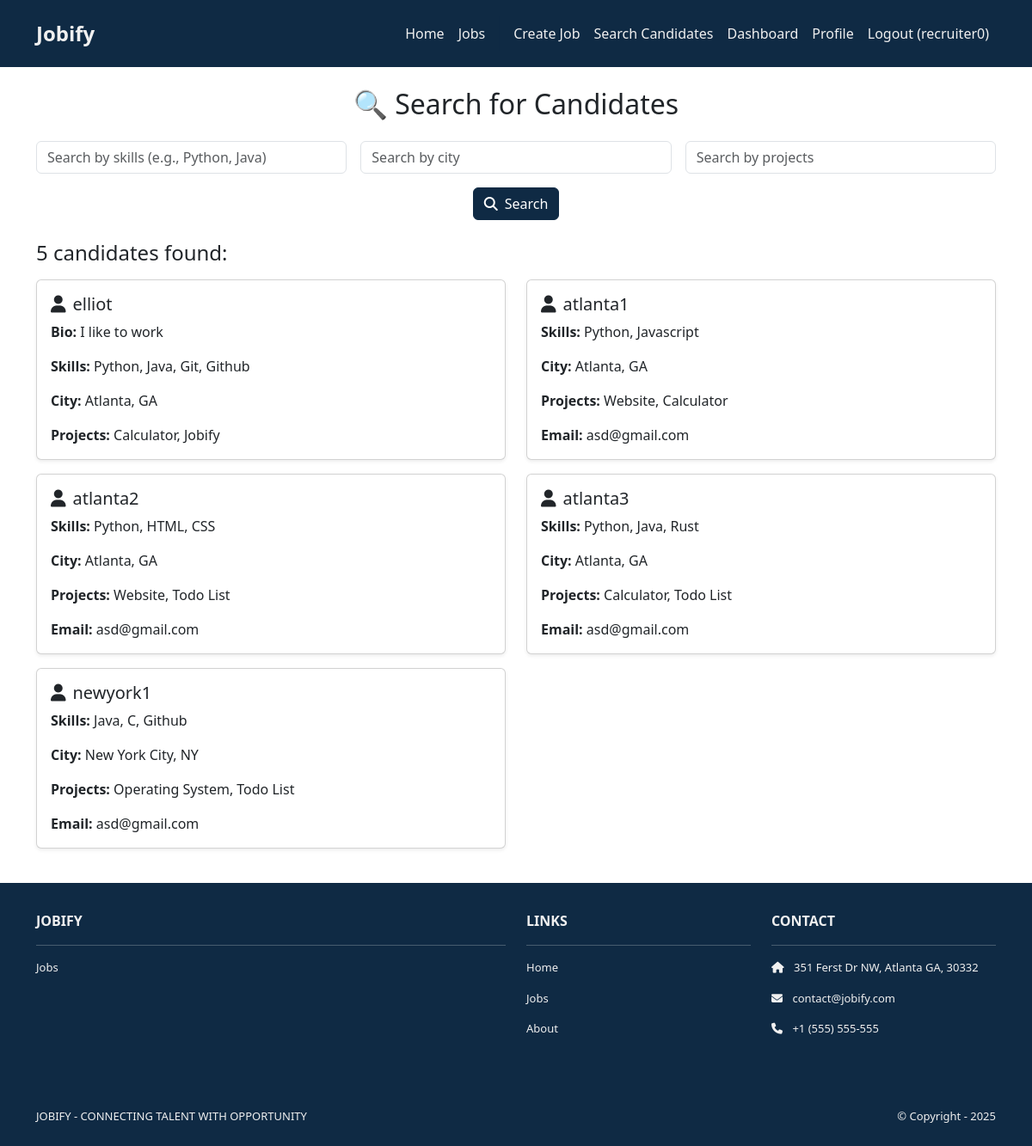
The page /accounts/search-candidates/ (signed in) on the database as committed earlier.
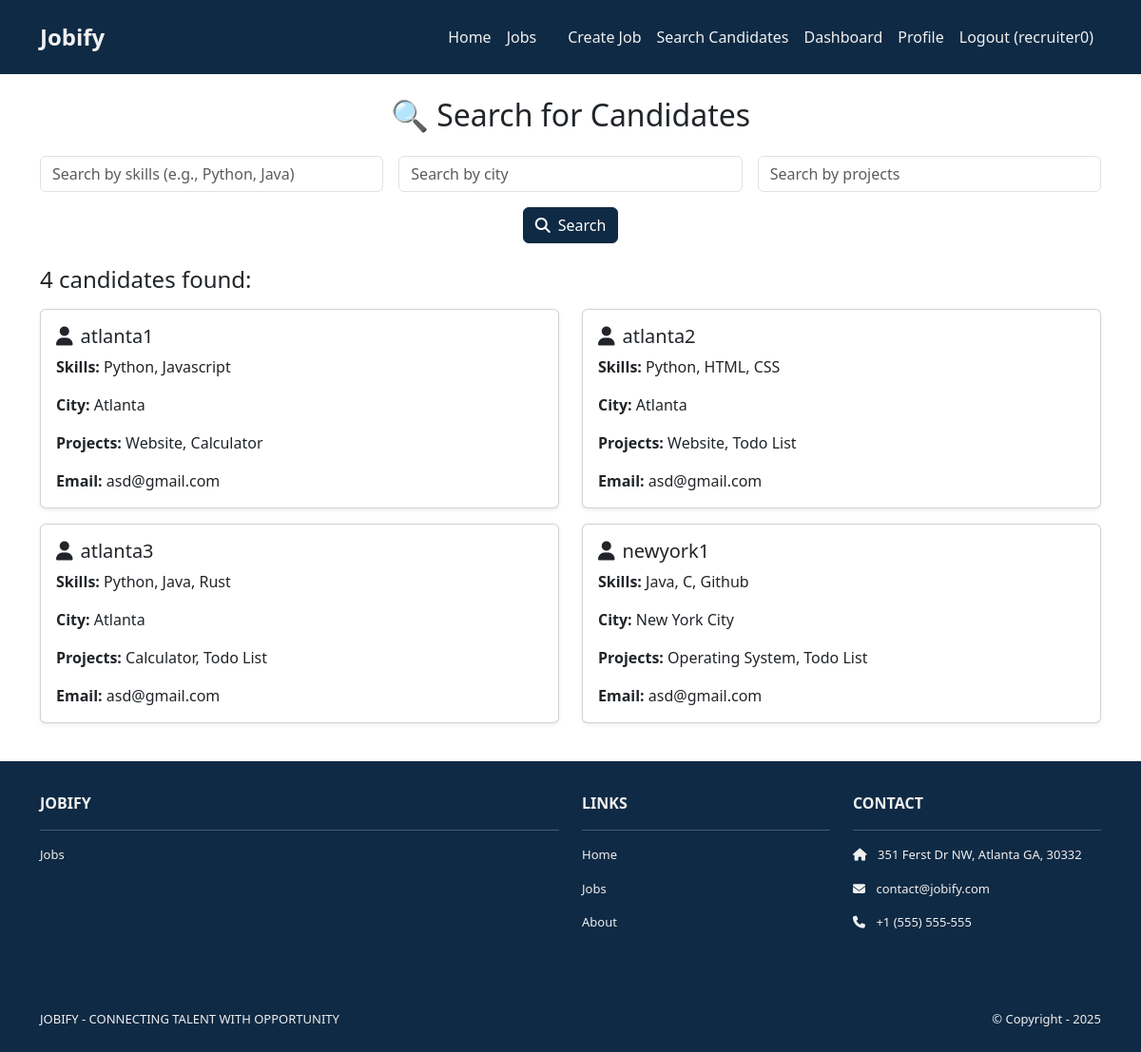
The same page on the database as committed later.
### accounts/models.py (models this page shows, shortened)
class UserProfile(models.Model):
    USER_TYPE_CHOICES = [
        ('user', 'Job Seeker'),
        ('recruiter', 'Recruiter'),
    ]
    PRIVACY_CHOICES = [
        ('public', 'Public - Visible to all recruiters'),
        ('private', 'Private - Only visible to you'),
    ]
    user = models.OneToOneField(User, on_delete=models.CASCADE, related_name='profile')
    user_type = models.CharField(
        max_length=10,
        choices=USER_TYPE_CHOICES,
        default='user',
        help_text="Account type - cannot be changed after signup"
    )
    email = models.EmailField(
        blank=True,
        null=True,
        help_text="Your contact email address"
    )
    bio = models.TextField(blank=True, null=True, help_text="Tell us about yourself")
    experience = models.TextField(blank=True, null=True, help_text="Your work experience")
    education = models.TextField(blank=True, null=True, help_text="Your education background")
    skills = models.TextField(blank=True, null=True, help_text="Your skills (comma-separated)")
    projects = models.TextField(blank=True, null=True, help_text="List of notable projects or portfolio work (comma-separated)")
    profile_privacy = models.CharField(max_length=10, choices=PRIVACY_CHOICES, default='private')
    allow_recruiters_to_contact = models.BooleanField(default=False, help_text="Allow recruiters to contact you")
    email_host = models.CharField(max_length=255, default='smtp.gmail.com', blank=True)
    email_port = models.IntegerField(default=587, blank=True)
    email_use_tls = models.BooleanField(default=True)
    email_host_user = models.EmailField(blank=True, null=True, help_text="Gmail address for sending emails")
    email_host_password = models.CharField(max_length=255, blank=True, null=True, help_text="Gmail App Password")
    email_configured = models.BooleanField(default=False, help_text="Gmail is configured for sending emails")
    city = models.CharField(max_length=255, blank=True, null=True, help_text="city for geolocation")
    latitude = models.FloatField(blank=True, null=True)
    longitude = models.FloatField(blank=True, null=True)
    created_at = models.DateTimeField(auto_now_add=True)
    updated_at = models.DateTimeField(auto_now=True)

### accounts/views.py (the view)
# urls.py: path("search-candidates/", views.search_candidates, name="search_candidates"),
@login_required
def search_candidates(request):
    if not hasattr(request.user, 'profile') or request.user.profile.user_type != 'recruiter':
        messages.error(request, "You must be a recruiter to access this page.")
        return redirect('home.index')
    skill = request.GET.get('skill', '')
    city = request.GET.get('city', '')
    project = request.GET.get('project', '')
    print("DEBUG:", skill, city, project)  # 👈 Add this line
    candidates = UserProfile.objects.filter(user_type='user', profile_privacy='public')
    if skill:
        candidates = candidates.filter(skills__icontains=skill)
    if city:
        candidates = candidates.filter(city__icontains=city)
    if project:
        candidates = candidates.filter(projects__icontains=project)
    print("RESULT COUNT:", candidates.count())  # 👈 Add this line too
    context = {
        'template_data': {
            'title': 'Search Candidates',
            'candidates': candidates,
            'skill': skill,
            'city': city,
            'project': project,
        }
    }
    return render(request, 'accounts/search_candidates.html', context)

### accounts/templates/accounts/search_candidates.html (shortened to what this page needs)
{% extends 'base.html' %}
{% block content %}
<div class="container py-4">
  <h2 class="text-center mb-4">🔍 Search for Candidates</h2>
  <form method="get" class="mb-4">
    <div class="row g-3">
      <div class="col-md-4">
        <input
          type="text"
          name="skill"
          class="form-control"
          placeholder="Search by skills (e.g., Python, Java)"
          value="{{ template_data.skill }}">
      </div>
      <div class="col-md-4">
        <input
          type="text"
          name="city"
          class="form-control"
          placeholder="Search by city"
          value="{{ template_data.city }}">
      </div>
      <div class="col-md-4">
        <input
          type="text"
          name="project"
          class="form-control"
          placeholder="Search by projects"
          value="{{ template_data.project }}">
      </div>
    </div>
    <div class="text-center mt-3">
      <button type="submit" class="btn btn-primary">
        <i class="fas fa-search me-2"></i>Search
      </button>
    </div>
  </form>
  {% if template_data.candidates %}
    <h4 class="mt-4">{{ template_data.candidates|length }} candidate{{ template_data.candidates|pluralize }} found:</h4>
    <div class="row mt-3">
      {% for candidate in template_data.candidates %}
        <div class="col-md-6">
          <div class="card shadow-sm mb-3">
            <div class="card-body">
              <h5 class="card-title">
                <i class="fas fa-user me-2"></i>{{ candidate.user.username }}
              </h5>
              {% if candidate.bio %}
              <p class="card-text"><strong>Bio:</strong> {{ candidate.bio }}</p>
              {% endif %}
              {% if candidate.skills %}
              <p class="card-text"><strong>Skills:</strong> {{ candidate.skills }}</p>
              {% endif %}
              {% if candidate.city %}
              <p class="card-text"><strong>City:</strong> {{ candidate.city }}</p>
              {% endif %}
              {% if candidate.projects %}
              <p class="card-text"><strong>Projects:</strong> {{ candidate.projects }}</p>
              {% endif %}
              {% if candidate.email %}
              <p class="card-text"><strong>Email:</strong> {{ candidate.email }}</p>
              {% endif %}
            </div>
          </div>
        </div>
      {% endfor %}
    </div>
  {% elif request.GET %}
    <div class="alert alert-warning mt-4">
      <i class="fas fa-exclamation-circle me-2"></i>No candidates found matching your criteria.
    </div>
  {% endif %}
</div>
{% endblock %}

Rows that differ between the two databases and show on the page:
no longer on this page (row edited): UserProfile: user.username "elliot", bio "I like to work", skills "Python, Java, Git, Github", city "Atlanta, GA", projects "Calculator, Jobify"
changed UserProfile "Python, Javascript": city "Atlanta, GA" → "Atlanta"
changed UserProfile "Python, HTML, CSS": city "Atlanta, GA" → "Atlanta"
changed UserProfile "Python, Java, Rust": city "Atlanta, GA" → "Atlanta"
changed UserProfile "Java, C, Github": city "New York City, NY" → "New York City"
Other text that changed with them:
{{ template_data.candidates|length }}: "5" → "4"
